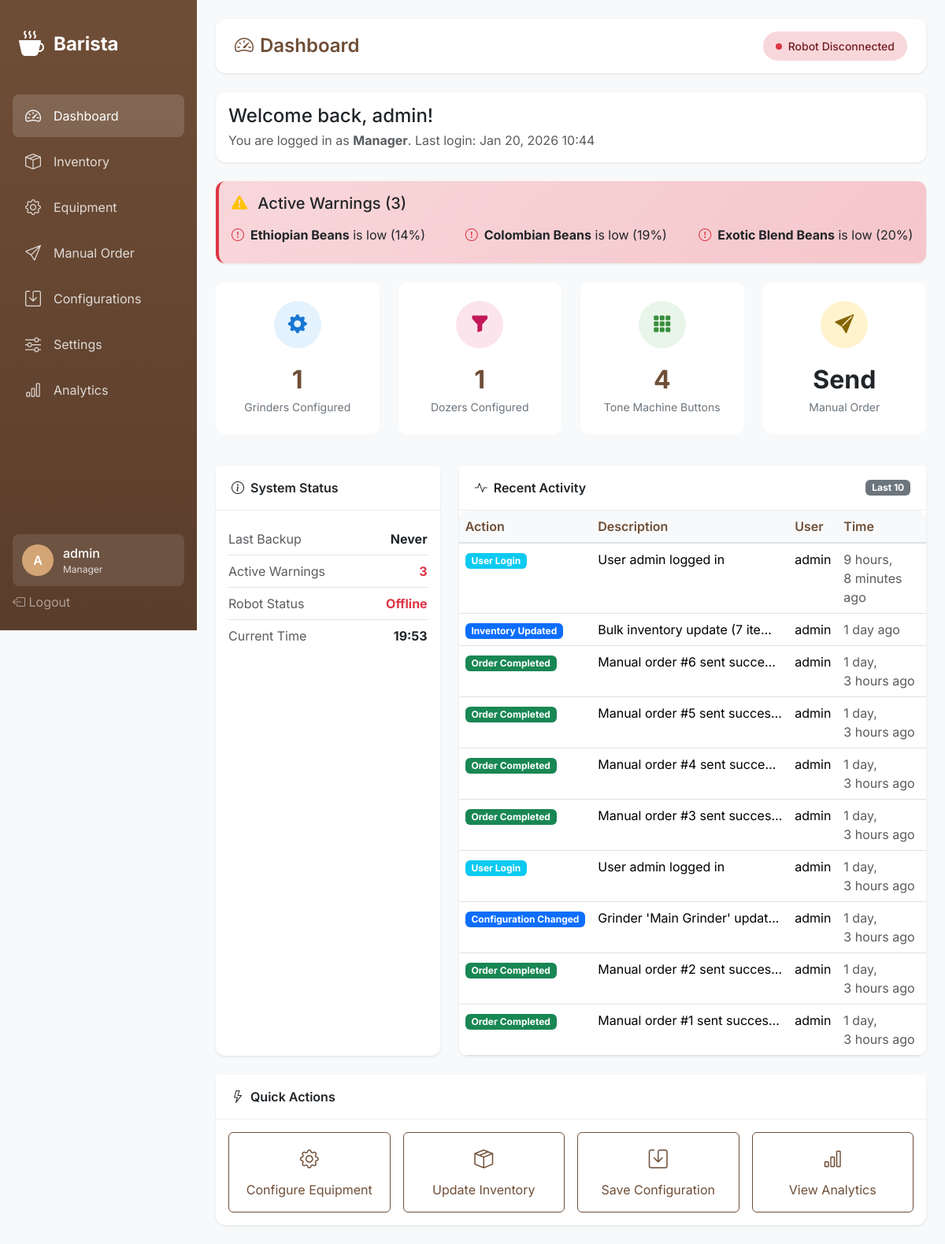
Page /dashboard/ (signed in) on the committed database.
### barista_app/models.py (models this page shows, shortened)
class UserProfile(AbstractUser):
    ROLE_CHOICES = [
        ('barista', 'Barista'),
        ('technician', 'Technician'),
        ('supervisor', 'Supervisor'),
        ('manager', 'Manager'),
    ]
    role = models.CharField(max_length=20, choices=ROLE_CHOICES, default='barista')
    last_activity = models.DateTimeField(null=True, blank=True)
    class Meta:
        db_table = 'user_profiles'

class Inventory(models.Model):
    ITEM_TYPES = [
        ('bean', 'Coffee Beans'),
        ('cup_takeaway', 'Takeaway Cups'),
        ('cup_dinein', 'Dine-in Cups'),
        ('server', 'Servers'),
    ]
    item_type = models.CharField(max_length=20, choices=ITEM_TYPES)
    name = models.CharField(max_length=100)
    current_level = models.FloatField(
        default=100.0,
        validators=[MinValueValidator(0), MaxValueValidator(100)],
        help_text="Current level as percentage (0-100)"
    )
    current_count = models.IntegerField(
        default=0,
        validators=[MinValueValidator(0)],
        help_text="Current count for cups/servers"
    )
    warning_threshold = models.FloatField(
        default=20.0,
        validators=[MinValueValidator(0), MaxValueValidator(100)],
        help_text="Warning threshold percentage"
    )
    coffee_type = models.ForeignKey(
        CoffeeType,
        on_delete=models.SET_NULL,
        null=True,
        blank=True,
        related_name='inventory_items'
    )
    updated_at = models.DateTimeField(auto_now=True)
    class Meta:
        db_table = 'inventory'
        verbose_name_plural = 'Inventory items'
    @property
    def is_warning(self):
        return self.current_level <= self.warning_threshold

class ActivityLog(models.Model):
    ACTION_TYPES = [
        ('order_sent', 'Order Sent'),
        ('order_completed', 'Order Completed'),
        ('order_failed', 'Order Failed'),
        ('config_changed', 'Configuration Changed'),
        ('inventory_updated', 'Inventory Updated'),
        ('user_login', 'User Login'),
        ('user_logout', 'User Logout'),
        ('system_warning', 'System Warning'),
    ]
    action_type = models.CharField(max_length=30, choices=ACTION_TYPES)
    description = models.TextField()
    user = models.ForeignKey(
        UserProfile,
        on_delete=models.SET_NULL,
        null=True,
        blank=True,
        related_name='activity_logs'
    )
    metadata = models.JSONField(default=dict, blank=True)
    created_at = models.DateTimeField(auto_now_add=True)
    class Meta:
        db_table = 'activity_logs'
        ordering = ['-created_at']

### barista_app/views.py (the view)
# urls.py: path('dashboard/', api_views.DashboardAPIView.as_view(), name='api-dashboard'),
@login_required
def dashboard(request):
    warnings = []
    for item in Inventory.objects.all():
        if item.is_warning:
            warnings.append({
                'name': item.name,
                'level': item.current_level,
                'type': item.get_item_type_display()
            })
    robot_connected, robot_status = check_robot_connection()
    recent_activity = ActivityLog.objects.all()[:10]
    last_backup = SystemConfiguration.objects.first()
    return render(request, 'barista/dashboard.html', {
        'warnings': warnings,
        'warnings_count': len(warnings),
        'robot_connected': robot_connected,
        'robot_status': robot_status,
        'recent_activity': recent_activity,
        'last_backup': last_backup,
    })

### barista_app/templates/barista/dashboard.html (shortened to what this page needs)
{% extends 'barista/base.html' %}
{% block content %}
<div class="top-bar">
    <h1 class="page-title">
        <i class="bi bi-speedometer2 me-2"></i>Dashboard
    </h1>
    <div class="status-badge {% if robot_connected %}connected{% else %}disconnected{% endif %}">
        <span class="status-dot"></span>
        <span>Robot {% if robot_connected %}Connected{% else %}Disconnected{% endif %}</span>
    </div>
</div>
<div class="card mb-4">
    <div class="card-body">
        <h4 class="mb-1">Welcome back, {{ user.first_name|default:user.username }}!</h4>
        <p class="text-muted mb-0">
            You are logged in as <strong>{{ user.get_role_display }}</strong>.
            {% if user.last_login %}
            Last login: {{ user.last_login|date:"M d, Y H:i" }}
            {% endif %}
        </p>
    </div>
</div>
{% if warnings %}
<div class="row mb-4">
    <div class="col-12">
        <div class="card warning-card {% if warnings|length > 2 %}critical{% endif %}">
            <div class="card-body">
                <h5 class="mb-3">
                    <i class="bi bi-exclamation-triangle-fill text-warning me-2"></i>
                    Active Warnings ({{ warnings_count }})
                </h5>
                <div class="row">
                    {% for warning in warnings %}
                    <div class="col-md-4 mb-2">
                        <div class="d-flex align-items-center">
                            <i class="bi bi-exclamation-circle text-danger me-2"></i>
                            <span><strong>{{ warning.name }}</strong> is low ({{ warning.level|floatformat:0 }}%)</span>
                        </div>
                    </div>
                    {% endfor %}
                </div>
            </div>
        </div>
    </div>
</div>
{% endif %}
<div class="row mb-4">
    <div class="col-lg-3 col-md-6 mb-3">
        <div class="stat-card">
            <div class="stat-icon grinders">
                <i class="bi bi-gear-fill"></i>
            </div>
            <div class="stat-value" id="grinders-count">-</div>
            <div class="stat-label">Grinders Configured</div>
        </div>
    </div>
    <div class="col-lg-3 col-md-6 mb-3">
        <div class="stat-card">
            <div class="stat-icon dozers">
                <i class="bi bi-funnel-fill"></i>
            </div>
            <div class="stat-value" id="dozers-count">-</div>
            <div class="stat-label">Dozers Configured</div>
        </div>
    </div>
    <div class="col-lg-3 col-md-6 mb-3">
        <div class="stat-card">
            <div class="stat-icon tone">
                <i class="bi bi-grid-3x3-gap-fill"></i>
            </div>
            <div class="stat-value">4</div>
            <div class="stat-label">Tone Machine Buttons</div>
        </div>
    </div>
    <div class="col-lg-3 col-md-6 mb-3">
        <a href="{% url 'manual-order' %}" class="text-decoration-none">
            <div class="stat-card">
                <div class="stat-icon" style="background: #fff3cd; color: #856404;">
                    <i class="bi bi-send-fill"></i>
                </div>
                <div class="stat-value text-dark">Send</div>
                <div class="stat-label">Manual Order</div>
            </div>
        </a>
    </div>
</div>
<div class="row">
    <div class="col-lg-4 mb-4">
        <div class="card h-100">
            <div class="card-header">
                <i class="bi bi-info-circle me-2"></i>System Status
            </div>
            <div class="card-body">
                <ul class="list-unstyled mb-0">
                    <li class="d-flex justify-content-between py-2 border-bottom">
                        <span class="text-muted">Last Backup</span>
                        <strong>
                            {% if last_backup %}
                            {{ last_backup.created_at|date:"M d, H:i" }}
                            {% else %}
                            Never
                            {% endif %}
                        </strong>
                    </li>
                    <li class="d-flex justify-content-between py-2 border-bottom">
                        <span class="text-muted">Active Warnings</span>
                        <strong class="{% if warnings_count %}text-danger{% else %}text-success{% endif %}">
                            {{ warnings_count }}
                        </strong>
                    </li>
                    <li class="d-flex justify-content-between py-2 border-bottom">
                        <span class="text-muted">Robot Status</span>
                        <strong class="{% if robot_connected %}text-success{% else %}text-danger{% endif %}">
                            {% if robot_connected %}Online{% else %}Offline{% endif %}
                        </strong>
                    </li>
                    <li class="d-flex justify-content-between py-2">
                        <span class="text-muted">Current Time</span>
                        <strong id="current-time">--:--</strong>
                    </li>
                </ul>
            </div>
        </div>
    </div>
    <div class="col-lg-8 mb-4">
        <div class="card h-100">
            <div class="card-header d-flex justify-content-between align-items-center">
                <span><i class="bi bi-activity me-2"></i>Recent Activity</span>
                <span class="badge bg-secondary">Last 10</span>
            </div>
            <div class="card-body p-0">
                <div class="table-responsive">
                    <table class="table table-hover mb-0">
                        <thead>
                            <tr>
                                <th>Action</th>
                                <th>Description</th>
                                <th>User</th>
                                <th>Time</th>
                            </tr>
                        </thead>
                        <tbody>
                            {% for activity in recent_activity %}
                            <tr>
                                <td>
                                    <span class="badge
                                        {% if 'login' in activity.action_type %}bg-info
                                        {% elif 'logout' in activity.action_type %}bg-secondary
                                        {% elif 'completed' in activity.action_type %}bg-success
                                        {% elif 'failed' in activity.action_type %}bg-danger
                                        {% elif 'warning' in activity.action_type %}bg-warning text-dark
                                        {% else %}bg-primary{% endif %}">
                                        {{ activity.get_action_type_display }}
                                    </span>
                                </td>
                                <td class="text-truncate" style="max-width: 250px;">
                                    {{ activity.description }}
                                </td>
                                <td>{{ activity.user.username|default:"-" }}</td>
                                <td class="text-muted">{{ activity.created_at|timesince }} ago</td>
                            </tr>
                            {% empty %}
                            <tr>
                                <td colspan="4" class="text-center text-muted py-4">
                                    No recent activity
                                </td>
                            </tr>
                            {% endfor %}
                        </tbody>
                    </table>
                </div>
            </div>
        </div>
    </div>
</div>
<div class="row">
    <div class="col-12">
        <div class="card">
            <div class="card-header">
                <i class="bi bi-lightning me-2"></i>Quick Actions
            </div>
            <div class="card-body">
                <div class="row g-3">
                    <div class="col-md-3 col-6">
                        <a href="{% url 'equipment-overview' %}" class="btn btn-outline-primary w-100 py-3">
                            <i class="bi bi-gear d-block mb-2" style="font-size: 1.5rem;"></i>
                            Configure Equipment
                        </a>
                    </div>
                    <div class="col-md-3 col-6">
                        <a href="{% url 'inventory-update' %}" class="btn btn-outline-primary w-100 py-3">
                            <i class="bi bi-box-seam d-block mb-2" style="font-size: 1.5rem;"></i>
                            Update Inventory
                        </a>
                    </div>
                    <div class="col-md-3 col-6">
                        <a href="{% url 'configurations-list' %}" class="btn btn-outline-primary w-100 py-3">
                            <i class="bi bi-save d-block mb-2" style="font-size: 1.5rem;"></i>
                            Save Configuration
                        </a>
                    </div>
                    <div class="col-md-3 col-6">
                        <a href="{% url 'analytics-overview' %}" class="btn btn-outline-primary w-100 py-3">
                            <i class="bi bi-bar-chart d-block mb-2" style="font-size: 1.5rem;"></i>
                            View Analytics
                        </a>
                    </div>
                </div>
            </div>
        </div>
    </div>
</div>
{% endblock %}

### barista_app/templates/barista/base.html (shortened to what this page needs)
{% load static %}
<!DOCTYPE html>
<html lang="en" data-bs-theme="light">
<head>
    <link href="https://cdn.jsdelivr.net/npm/bootstrap@5.3.2/dist/css/bootstrap.min.css" rel="stylesheet">
    <link href="https://cdn.jsdelivr.net/npm/bootstrap-icons@1.11.1/font/bootstrap-icons.css" rel="stylesheet">
</head>
<body>
    {% if user.is_authenticated %}
    <nav class="sidebar">
        <a href="{% url 'dashboard' %}" class="sidebar-brand">
            <i class="bi bi-cup-hot-fill"></i>
            <span>Barista</span>
        </a>
        <ul class="sidebar-nav">
            <li class="nav-item">
                <a href="{% url 'dashboard' %}" class="nav-link {% if request.resolver_match.url_name == 'dashboard' %}active{% endif %}">
                    <i class="bi bi-speedometer2"></i>
                    <span>Dashboard</span>
                </a>
            </li>
            <li class="nav-item">
                <a href="{% url 'inventory-dashboard' %}" class="nav-link {% if 'inventory' in request.path %}active{% endif %}">
                    <i class="bi bi-box-seam"></i>
                    <span>Inventory</span>
                </a>
            </li>
            <li class="nav-item">
                <a href="{% url 'equipment-overview' %}" class="nav-link {% if 'equipment' in request.path %}active{% endif %}">
                    <i class="bi bi-gear"></i>
                    <span>Equipment</span>
                </a>
            </li>
            <li class="nav-item">
                <a href="{% url 'manual-order' %}" class="nav-link {% if request.resolver_match.url_name == 'manual-order' %}active{% endif %}">
                    <i class="bi bi-send"></i>
                    <span>Manual Order</span>
                </a>
            </li>
            <li class="nav-item">
                <a href="{% url 'configurations-list' %}" class="nav-link {% if 'configurations' in request.path %}active{% endif %}">
                    <i class="bi bi-save"></i>
                    <span>Configurations</span>
                </a>
            </li>
            <li class="nav-item">
                <a href="{% url 'settings-display' %}" class="nav-link {% if 'settings' in request.path %}active{% endif %}">
                    <i class="bi bi-sliders"></i>
                    <span>Settings</span>
                </a>
            </li>
            <li class="nav-item">
                <a href="{% url 'analytics-overview' %}" class="nav-link {% if 'analytics' in request.path %}active{% endif %}">
                    <i class="bi bi-bar-chart"></i>
                    <span>Analytics</span>
                </a>
            </li>
        </ul>
        <div class="sidebar-footer">
            <div class="user-info">
                <div class="user-avatar">
                    {{ user.username|slice:":1"|upper }}
                </div>
                <div class="user-details">
                    <div class="user-name">{{ user.username }}</div>
                    <div class="user-role">{{ user.get_role_display }}</div>
                </div>
            </div>
            <a href="{% url 'logout' %}" class="nav-link text-white-50">
                <i class="bi bi-box-arrow-left"></i>
                <span>Logout</span>
            </a>
        </div>
    </nav>
    {% endif %}
    <main class="main-content {% if not user.is_authenticated %}ms-0{% endif %}">
        {% block content %}{% endblock %}
    </main>
</body>
</html>

### rows in the picture
UserProfile: username "A", username "admin", role "Manager", first_name "admin", last_login "Jan 20, 2026 10:44"
Inventory: name "Ethiopian Beans", level "14"
Inventory: name "Colombian Beans", level "19"
Inventory: name "Exotic Blend Beans", level "20"
ActivityLog: action_type "User Login", description "User admin logged in", user.username "admin", created_at "9 hours, 8 minutes"
ActivityLog: action_type "Inventory Updated", description "Bulk inventory update (7 items)", user.username "admin", created_at "1 day"
ActivityLog: action_type "Order Completed", description "Manual order #6 sent succe…", user.username "admin", created_at "1 day, 3 hours"
ActivityLog: action_type "Order Completed", description "Manual order #5 sent succes…", user.username "admin", created_at "1 day, 3 hours"
ActivityLog: action_type "Order Completed", description "Manual order #4 sent succe…", user.username "admin", created_at "1 day, 3 hours"
ActivityLog: action_type "Order Completed", description "Manual order #3 sent succes…", user.username "admin", created_at "1 day, 3 hours"
ActivityLog: action_type "User Login", description "User admin logged in", user.username "admin", created_at "1 day, 3 hours"
ActivityLog: action_type "Configuration Changed", description "Grinder 'Main Grinder' updated", user.username "admin", created_at "1 day, 3 hours"
ActivityLog: action_type "Order Completed", description "Manual order #2 sent succes…", user.username "admin", created_at "1 day, 3 hours"
ActivityLog: action_type "Order Completed", description "Manual order #1 sent succes…", user.username "admin", created_at "1 day, 3 hours"

### other values in the picture
{{ warnings_count }} "3"
